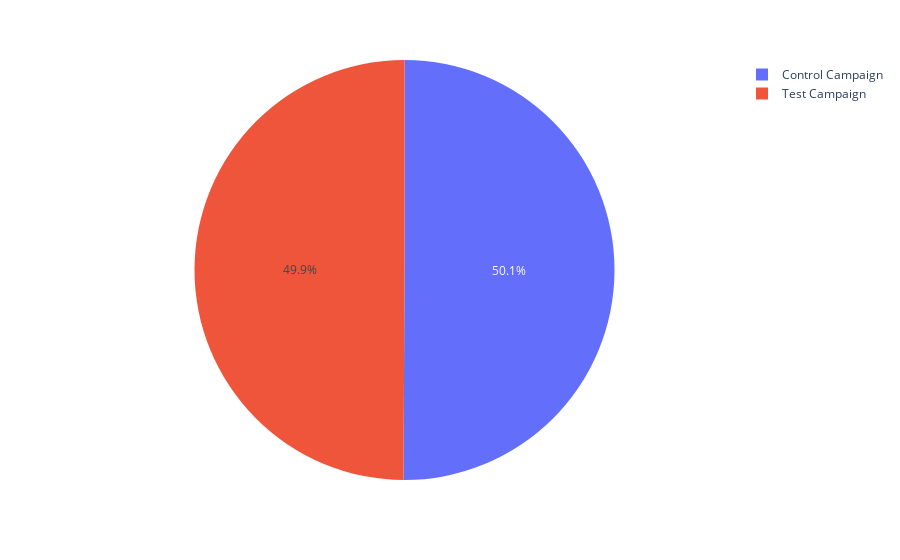

The notebook cell saved with this chart:
### Code cell
px.pie(data_frame=control_test, names="Campaign Name", values="# of Purchase")

### Figure 1 — Plotly figure (JSON) as saved in the notebook; plotly's stock layout.template omitted (floating-point values rounded to 4 significant figures)
{"data": [{"domain": {"x": [0, 1], "y": [0, 1]}, "hovertemplate": "Campaign Name=%{label}<br># of Purchase=%{value}<extra></extra>", "labels": ["Control Campaign", "Control Campaign", "Control Campaign", "Control Campaign", "Control Campaign", "Control Campaign", "Control Campaign", "Control Campaign", "Control Campaign", "Control Campaign", "Control Campaign", "Control Campaign", "Control Campaign", "Control Campaign", "Control Campaign", "Control Campaign", "Control Campaign", "Control Campaign", "Control Campaign", "Control Campaign", "Control Campaign", "Control Campaign", "Control Campaign", "Control Campaign", "Control Campaign", "Control Campaign", "Control Campaign", "Control Campaign", "Control Campaign", "Control Campaign", "Test Campaign", "Test Campaign", "Test Campaign", "Test Campaign", "Test Campaign", "Test Campaign", "Test Campaign", "Test Campaign", "Test Campaign", "Test Campaign", "Test Campaign", "Test Campaign", "Test Campaign", "Test Campaign", "Test Campaign", "Test Campaign", "Test Campaign", "Test Campaign", "Test Campaign", "Test Campaign", "Test Campaign", "Test Campaign", "Test Campaign", "Test Campaign", "Test Campaign", "Test Campaign", "Test Campaign", "Test Campaign", "Test Campaign", "Test Campaign"], "legendgroup": "", "name": "", "showlegend": true, "type": "pie", "values": [618, 511, 372, 340, 522, 764, 499, 462, 501, 734, 475, 794, 766, 788, 366, 438, 222, 243, 542, 299, 800, 387, 766, 585, 386, 251, 605, 643, 334, 670, 255, 677, 578, 340, 768, 488, 890, 431, 845, 275, 668, 709, 812, 340, 398, 487, 238, 257, 512, 730, 245, 276, 473, 269, 651, 284, 771, 721, 677, 572]}], "layout": {"legend": {"tracegroupgap": 0}, "margin": {"t": 60}}}
